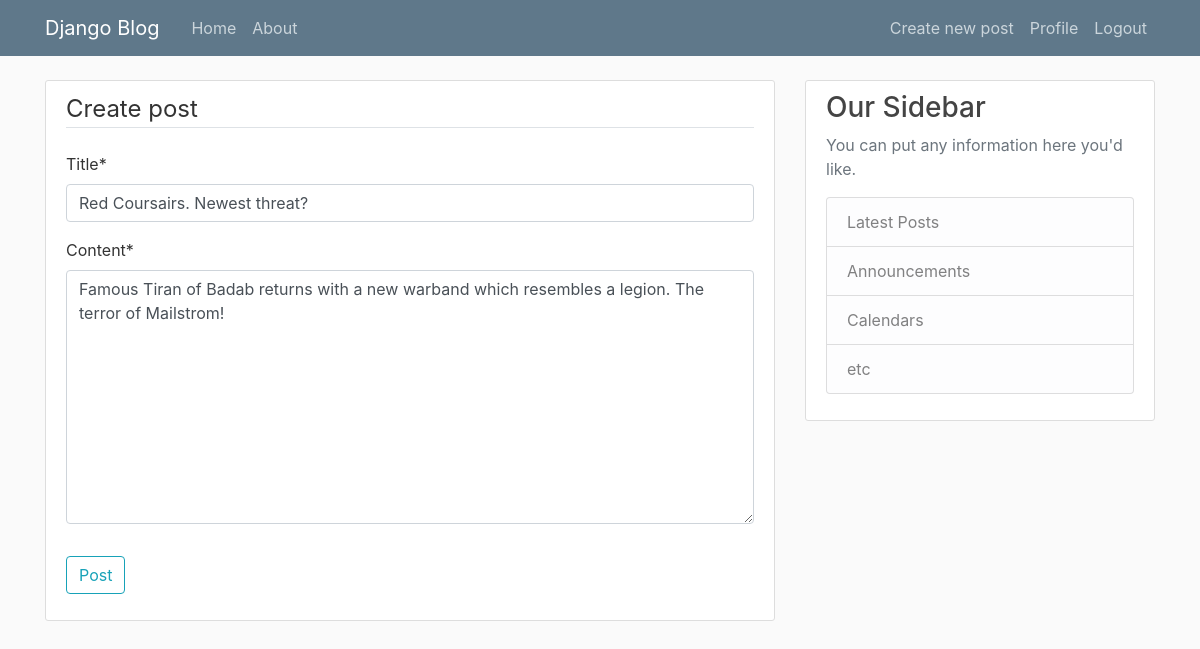
/post/13/update/ (signed in), run on the app's committed database.
### blog/models.py (models this page shows, shortened)
class Post(models.Model):
    title = models.CharField(max_length=100)
    content = models.TextField()
    date = models.DateTimeField(default=timezone.now)
    author = models.ForeignKey(User, on_delete=models.CASCADE)

### blog/views.py (the view, shortened to what this page needs)
# urls.py: path('post/<int:pk>/update/', PostUpdateView.as_view(), name='post-update'),
class PostUpdateView(LoginRequiredMixin, UserPassesTestMixin, UpdateView): #class version off @login_required
    model = Post
    fields = ['title', 'content']
    def test_func(self):
        post = self.get_object()
        if self.request.user == post.author:
            return True
        return False

### blog/templates/blog/post_form.html (shortened to what this page needs)
{% extends "blog/base.html" %}
{% load crispy_forms_tags %}
{% block content %}
    <div class="content-section">
        <form method="post">
            <fieldset class="form-group">
                <legend class="border-bottom mb-4">Create post</legend>
                {{ form|crispy }}
            </fieldset>
            <div class="form-group">
                <button class="btn btn-outline-info" type="submit">
                    Post
                </button>
            </div>
        </form>
    </div>
{% endblock content %}

### blog/static/blog/main.css (style rules this page uses)
body { background: #fafafa; color: #333333; margin-top: 5rem; }
.content-section { background: #ffffff; padding: 10px 20px; border: 1px solid #dddddd; border-radius: 3px; margin-bottom: 20px; }

### data on the page
Post: title "Red Coursairs. Newest threat?", content "Famous Tiran of Badab returns with a new warband which resembles a legion. The terror of Mailstrom!"
